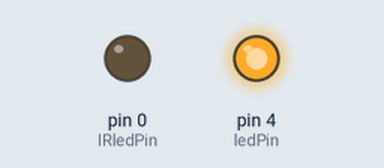
A sketch run on a simulated Arduino Uno, built with avr-gcc and run on an emulated ATmega328P. Parts: output pins drawn as LEDs (lit = HIGH).

Above: at 1.1 s.
At 6.2 s:
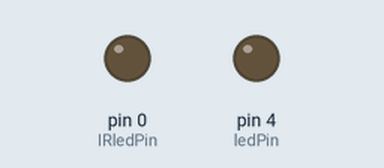
Timing chart, 0 to 7.8 s (numbered marks = the images above):
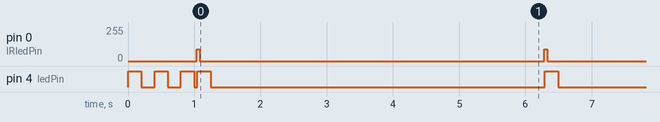

The sketch:

IR_transmit_ATTiny.ino
```cpp
/*
IR Transmitter for ATTiny
Antonio Gamba-Bari, Phd Candidte.
Semaphore Lab, Faculty of Information
University of Toronto
April, 2014

This code has been adapted from
http://learn.adafruit.com/ir-sensor
*/

/* ///////////////////////////////
  Configuration
/////////////////////////////// */
// IR LED pin
int IRledPin =  0;

// LED pin
int ledPin =  4;
///////////////////////////////

void setup()   {
  // initialize PINs
  pinMode(IRledPin, OUTPUT);
  pinMode(ledPin, OUTPUT);
  digitalWrite(ledPin, LOW);

  // Blink 3 times informing setup finished.
  digitalWrite(ledPin, HIGH);
  delay(200);  // 1/2 sec
  digitalWrite(ledPin, LOW);
  delay(200);  // 1/2 sec
  digitalWrite(ledPin, HIGH);
  delay(200);  // 1/2 sec
  digitalWrite(ledPin, LOW);
  delay(200);  // 1/2 sec
  digitalWrite(ledPin, HIGH);
  delay(200);  // 1/2 sec
  digitalWrite(ledPin, LOW);
}

void loop()
{
//  testIrPulse1();
//  testIrPulse2();
  testIrPulse3();
//    testIrPulse4();
//    testIrPulse5();

  // send a IR signal for the IR puse id
//   pulseIrFromArray(IRpulseId);

  // blink LED for confirmation
  digitalWrite(ledPin, LOW);
  digitalWrite(ledPin, HIGH);
  delay(200);
  digitalWrite(ledPin, LOW);

  // Wait 5 sec before sending another IR signal
  delay(5000);
}

// This procedure sends a 38KHz pulse to the IRledPin for a certain # (microsecs) of microseconds.
void pulseIR(long microsecs) {
  // we'll count down from the number of microseconds we are told to wait

  // Turn off any background interrupts
  cli();

  while (microsecs > 0) {
    // 38 kHz is about 13 microseconds high and 13 microseconds low
   digitalWrite(IRledPin, HIGH);  // this takes about 3 microseconds to happen
   delayMicroseconds(10);         // hang out for 10 microseconds, you can also change this to 9 if its not working
   digitalWrite(IRledPin, LOW);   // this also takes about 3 microseconds
   delayMicroseconds(10);         // hang out for 10 microseconds, you can also change this to 9 if its not working

   // so 26 microseconds altogether
   microsecs -= 26;
  }

  // Turn interrupts back on
  sei();
}

void testIrPulse1() {
  pulseIR(500);
  delayMicroseconds(500);
  pulseIR(600);
  delayMicroseconds(500);
  pulseIR(700);
  delayMicroseconds(500);
  pulseIR(800);
  delayMicroseconds(500);
  pulseIR(900);
  delayMicroseconds(500);
  pulseIR(1000);
  delayMicroseconds(500);
  pulseIR(1100);
  delayMicroseconds(5000);
}

void testIrPulse2() {
  pulseIR(1500);
  delayMicroseconds(1000);
  pulseIR(1600);
  delayMicroseconds(1000);
  pulseIR(1700);
  delayMicroseconds(1000);
  pulseIR(1800);
  delayMicroseconds(1000);
  pulseIR(1900);
  delayMicroseconds(1000);
  pulseIR(2000);
  delayMicroseconds(1000);
  pulseIR(2100);
  delayMicroseconds(8000);
}

void testIrPulse3() {
  pulseIR(3500);
  delayMicroseconds(1500);
  pulseIR(3600);
  delayMicroseconds(1500);
  pulseIR(3700);
  delayMicroseconds(1500);
  pulseIR(3800);
  delayMicroseconds(1500);
  pulseIR(3900);
  delayMicroseconds(1500);
  pulseIR(4000);
  delayMicroseconds(1500);
  pulseIR(4100);
  delayMicroseconds(9000);
}

void testIrPulse4() {
  pulseIR(4500);
  delayMicroseconds(2000);
  pulseIR(4600);
  delayMicroseconds(2000);
  pulseIR(4700);
  delayMicroseconds(2000);
  pulseIR(4800);
  delayMicroseconds(2000);
  pulseIR(4900);
  delayMicroseconds(2000);
  pulseIR(5000);
  delayMicroseconds(2000);
  pulseIR(5100);
  delayMicroseconds(9500);
}

void testIrPulse5() {
  pulseIR(5500);
  delayMicroseconds(2500);
  pulseIR(5600);
  delayMicroseconds(2500);
  pulseIR(5700);
  delayMicroseconds(2500);
  pulseIR(5800);
  delayMicroseconds(2500);
  pulseIR(5900);
  delayMicroseconds(2500);
  pulseIR(6000);
  delayMicroseconds(2500);
  pulseIR(6100);
  delayMicroseconds(10000);
}
```

Measured:
- by itself, pin 0 (IRledPin): alternates 87/255 for 0.04 s and 0/255 for 5.2 s
- by itself, pin 4 (ledPin): HIGH → LOW at 0.20 s, → HIGH 0.20 s later, → LOW 0.20 s later, → HIGH 0.20 s later, … (55 changes in this stretch)
